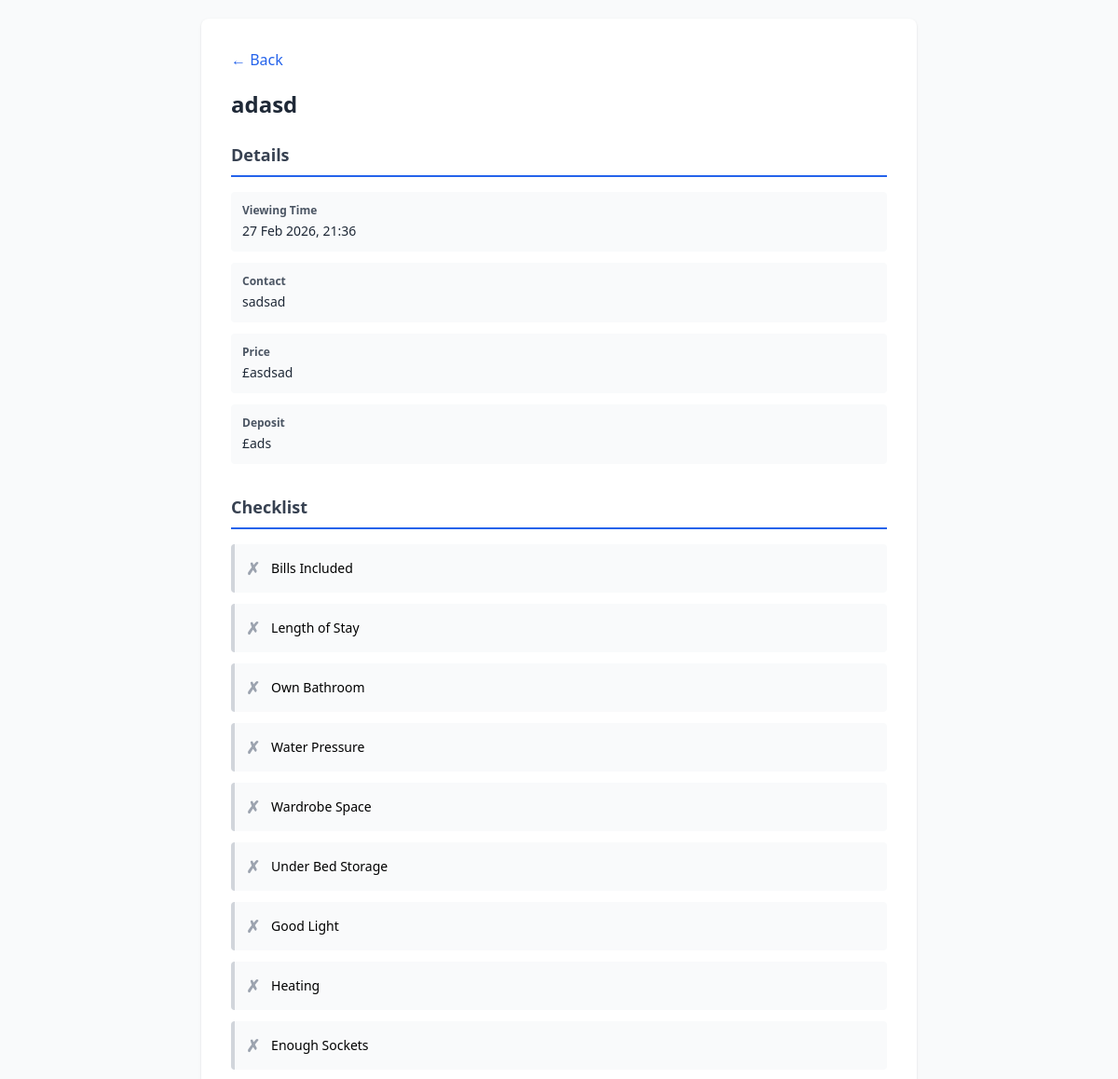
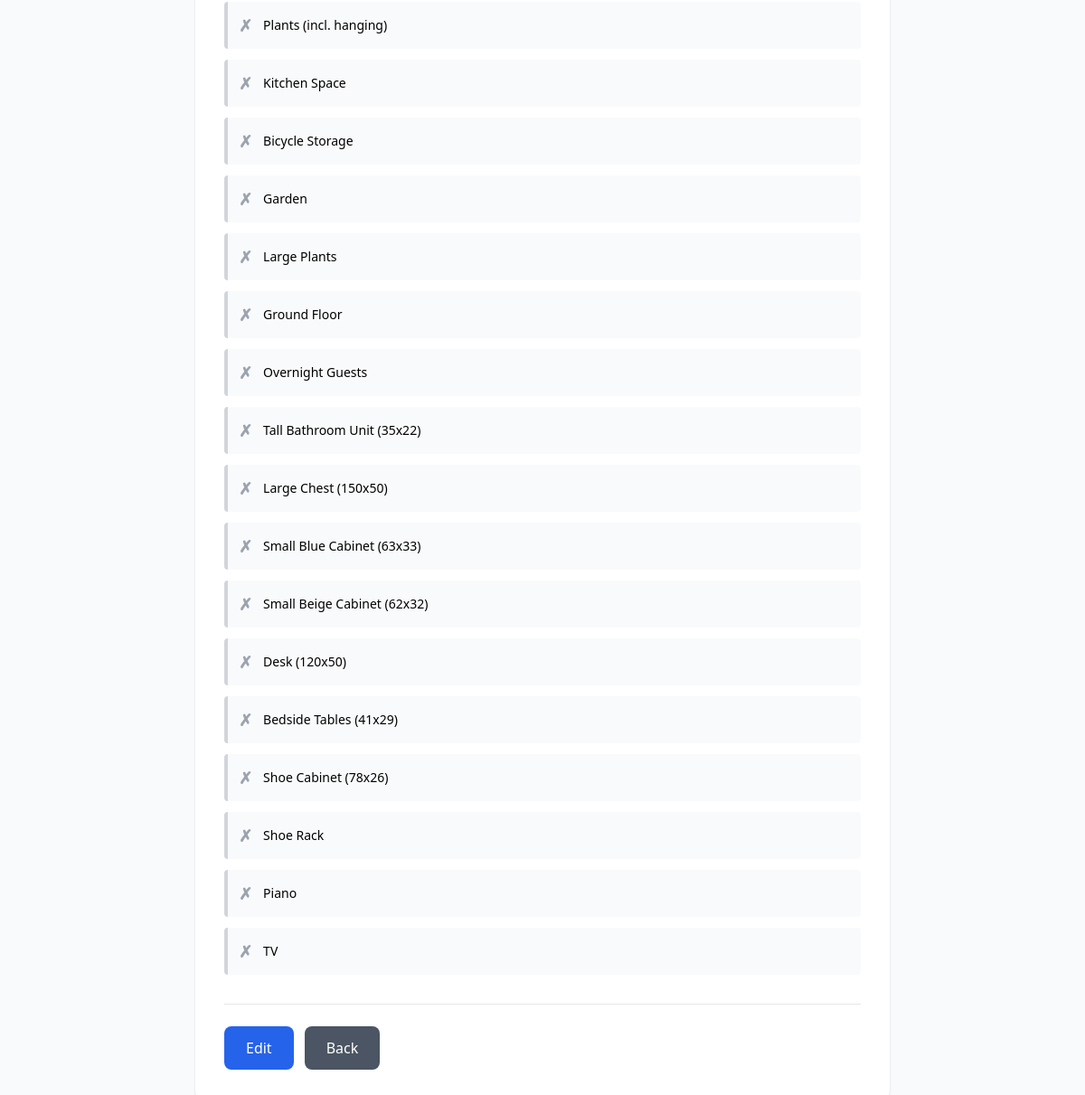
/view/9 (signed in), run on the app's committed database (2 pictures, top to bottom).
### tables this page shows
CREATE TABLE viewings (
            id INTEGER PRIMARY KEY AUTOINCREMENT,
            address TEXT NOT NULL,
            viewing_time TEXT,
            contact_name TEXT,
            checklist_data TEXT NOT NULL,
            created_at TIMESTAMP DEFAULT CURRENT_TIMESTAMP
        , user_id INTEGER, photo TEXT);

### app.py (the view)
@app.route('/view/<int:viewing_id>')
@login_required
def view_viewing(viewing_id):
    db = get_db()
    viewing = db.execute('SELECT * FROM viewings WHERE id = ? AND user_id = ?', (viewing_id, session['user_id'])).fetchone()
    db.close()
    if viewing:
        checklist_data = json.loads(viewing['checklist_data'])
        return render_template('view_checklist.html', viewing=viewing, checklist_data=checklist_data)
    return redirect(url_for('index'))

### app.py (called while the page is built)
@app.template_filter('format_datetime')
def format_datetime_filter(s):
    if not s:
        return ''
    try:
        dt = datetime.fromisoformat(s.replace('Z', '+00:00'))
        return dt.strftime('%d %b %Y, %H:%M')
    except:
        return s

def login_required(f):
    @wraps(f)
    def authenticate_user(*args, **kwargs):
        if 'user_id' not in session:
            return redirect(url_for('login'))
        return f(*args, **kwargs)
    return authenticate_user

def get_db():
    db = sqlite3.connect(app.config['DATABASE'])
    db.row_factory = sqlite3.Row
    return db

### templates/view_checklist.html (shortened to what this page needs)
<!DOCTYPE html>
<html>
<head>
    <script src="https://cdn.tailwindcss.com"></script>
</head>
<body class="bg-gray-50 p-5">
    <div class="max-w-3xl mx-auto bg-white p-8 rounded-lg shadow">
        <a href="/" class="text-blue-600 hover:underline mb-5 inline-block">← Back</a>
        <h1 class="text-2xl font-bold text-gray-800 mb-6">{{ viewing.address }}</h1>
        <div class="mb-8">
            <h2 class="text-lg font-semibold text-gray-700 mb-4 pb-2 border-b-2 border-blue-600">Details</h2>
            {% if viewing.viewing_time %}
            <div class="p-3 bg-gray-50 rounded mb-3">
                <div class="text-xs font-semibold text-gray-600">Viewing Time</div>
                <div class="text-sm text-gray-800 mt-1">{{ viewing.viewing_time|format_datetime }}</div>
            </div>
            {% endif %}
            {% if viewing.contact_name %}
            <div class="p-3 bg-gray-50 rounded mb-3">
                <div class="text-xs font-semibold text-gray-600">Contact</div>
                <div class="text-sm text-gray-800 mt-1">{{ viewing.contact_name }}</div>
            </div>
            {% endif %}
            {% if checklist_data.price %}
            <div class="p-3 bg-gray-50 rounded mb-3">
                <div class="text-xs font-semibold text-gray-600">Price</div>
                <div class="text-sm text-gray-800 mt-1">
                    {% if checklist_data.price_currency == 'USD' %}${% elif checklist_data.price_currency == 'EUR' %}€{% else %}£{% endif %}{{ checklist_data.price }}
                </div>
            </div>
            {% endif %}
            {% if checklist_data.deposit %}
            <div class="p-3 bg-gray-50 rounded mb-3">
                <div class="text-xs font-semibold text-gray-600">Deposit</div>
                <div class="text-sm text-gray-800 mt-1">
                    {% if checklist_data.deposit_currency == 'USD' %}${% elif checklist_data.deposit_currency == 'EUR' %}€{% else %}£{% endif %}{{ checklist_data.deposit }}
                </div>
            </div>
            {% endif %}
        </div>
        {% if checklist_data.properties %}
        <div class="mb-8">
            <h2 class="text-lg font-semibold text-gray-700 mb-4 pb-2 border-b-2 border-blue-600">Checklist</h2>
            {% for prop in checklist_data.properties %}
            <div class="p-3 rounded mb-3 border-l-4 {% if prop.checked %}bg-green-50 border-green-600{% else %}bg-gray-50 border-gray-300{% endif %}">
                <div class="flex items-center">
                    <span class="{% if prop.checked %}text-green-600{% else %}text-gray-400{% endif %} font-bold text-lg mr-3">{% if prop.checked %}✓{% else %}✗{% endif %}</span>
                    <span class="text-sm font-medium">{{ prop.label }}</span>
                </div>
            </div>
            {% endfor %}
        </div>
        {% endif %}
        <div class="pt-6 border-t flex gap-3">
            <a href="/edit/{{ viewing.id }}" class="px-6 py-3 bg-blue-600 text-white rounded-lg hover:bg-blue-700">Edit</a>
            <a href="/" class="px-6 py-3 bg-gray-600 text-white rounded-lg hover:bg-gray-700">Back</a>
        </div>
    </div>
</body>
</html>

### data on the page
viewings: address "adasd", viewing_time "27 Feb 2026, 21:36", contact_name "sadsad"

### other printed values
{{ checklist_data.price }} "asdsad"
{{ checklist_data.deposit }} "ads"
{{ prop.label }} "Bills Included" "Length of Stay" "Own Bathroom" "Water Pressure" "Wardrobe Space" "Under Bed Storage" "Good Light" "Heating" "Enough Sockets" "Plants (incl. hanging)" "Kitchen Space" "Bicycle Storage" "Garden" "Large Plants" "Ground Floor" "Overnight Guests" "Tall Bathroom Unit (35x22)" "Large Chest (150x50)" "Small Blue Cabinet (63x33)" "Small Beige Cabinet (62x32)" "Desk (120x50)" "Bedside Tables (41x29)" "Shoe Cabinet (78x26)" "Shoe Rack" "Piano" "TV"
